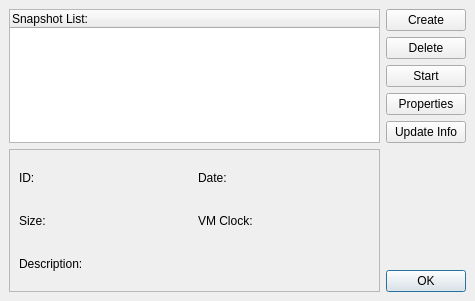
<?xml version="1.0" encoding="UTF-8"?>
<ui version="4.0">
 <author>Andrey Rijov</author>
 <class>Snapshots_Window</class>
 <widget class="QDialog" name="Snapshots_Window">
  <property name="geometry">
   <rect>
    <x>0</x>
    <y>0</y>
    <width>475</width>
    <height>301</height>
   </rect>
  </property>
  <property name="windowTitle">
   <string>Manage VM Snapshots</string>
  </property>
  <property name="windowIcon">
   <iconset resource="images.qrc">
    <normaloff>:/clock.png</normaloff>:/clock.png</iconset>
  </property>
  <layout class="QGridLayout">
   <property name="margin">
    <number>9</number>
   </property>
   <property name="spacing">
    <number>6</number>
   </property>
   <item row="5" column="0" rowspan="2">
    <widget class="QFrame" name="Info_Frame">
     <property name="sizePolicy">
      <sizepolicy hsizetype="Expanding" vsizetype="Expanding">
       <horstretch>0</horstretch>
       <verstretch>0</verstretch>
      </sizepolicy>
     </property>
     <property name="frameShape">
      <enum>QFrame::StyledPanel</enum>
     </property>
     <property name="frameShadow">
      <enum>QFrame::Sunken</enum>
     </property>
     <layout class="QGridLayout">
      <property name="margin">
       <number>9</number>
      </property>
      <property name="spacing">
       <number>6</number>
      </property>
      <item row="2" column="0" colspan="2">
       <widget class="QLabel" name="Label_Description">
        <property name="text">
         <string>Description:</string>
        </property>
       </widget>
      </item>
      <item row="1" column="0">
       <widget class="QLabel" name="Label_Size">
        <property name="sizePolicy">
         <sizepolicy hsizetype="Minimum" vsizetype="Preferred">
          <horstretch>0</horstretch>
          <verstretch>0</verstretch>
         </sizepolicy>
        </property>
        <property name="text">
         <string>Size:</string>
        </property>
       </widget>
      </item>
      <item row="1" column="1">
       <widget class="QLabel" name="Label_VM_Clock">
        <property name="sizePolicy">
         <sizepolicy hsizetype="Minimum" vsizetype="Preferred">
          <horstretch>0</horstretch>
          <verstretch>0</verstretch>
         </sizepolicy>
        </property>
        <property name="text">
         <string>VM Clock:</string>
        </property>
       </widget>
      </item>
      <item row="0" column="0">
       <widget class="QLabel" name="Label_ID">
        <property name="sizePolicy">
         <sizepolicy hsizetype="Minimum" vsizetype="Preferred">
          <horstretch>0</horstretch>
          <verstretch>0</verstretch>
         </sizepolicy>
        </property>
        <property name="text">
         <string>ID:</string>
        </property>
       </widget>
      </item>
      <item row="0" column="1">
       <widget class="QLabel" name="Label_Date">
        <property name="sizePolicy">
         <sizepolicy hsizetype="Minimum" vsizetype="Preferred">
          <horstretch>0</horstretch>
          <verstretch>0</verstretch>
         </sizepolicy>
        </property>
        <property name="text">
         <string>Date:</string>
        </property>
       </widget>
      </item>
     </layout>
    </widget>
   </item>
   <item row="5" column="1">
    <spacer>
     <property name="orientation">
      <enum>Qt::Vertical</enum>
     </property>
     <property name="sizeHint" stdset="0">
      <size>
       <width>20</width>
       <height>40</height>
      </size>
     </property>
    </spacer>
   </item>
   <item row="3" column="1">
    <widget class="QPushButton" name="Button_Properties">
     <property name="sizePolicy">
      <sizepolicy hsizetype="Preferred" vsizetype="Fixed">
       <horstretch>0</horstretch>
       <verstretch>0</verstretch>
      </sizepolicy>
     </property>
     <property name="text">
      <string>Properties</string>
     </property>
     <property name="icon">
      <iconset resource="images.qrc">
       <normaloff>:/edit.png</normaloff>:/edit.png</iconset>
     </property>
     <property name="iconSize">
      <size>
       <width>24</width>
       <height>24</height>
      </size>
     </property>
    </widget>
   </item>
   <item row="2" column="1">
    <widget class="QPushButton" name="Button_Start">
     <property name="sizePolicy">
      <sizepolicy hsizetype="Preferred" vsizetype="Fixed">
       <horstretch>0</horstretch>
       <verstretch>0</verstretch>
      </sizepolicy>
     </property>
     <property name="text">
      <string>Start</string>
     </property>
     <property name="icon">
      <iconset resource="images.qrc">
       <normaloff>:/play.png</normaloff>:/play.png</iconset>
     </property>
     <property name="iconSize">
      <size>
       <width>24</width>
       <height>24</height>
      </size>
     </property>
    </widget>
   </item>
   <item row="1" column="1">
    <widget class="QPushButton" name="Button_Delete">
     <property name="sizePolicy">
      <sizepolicy hsizetype="Preferred" vsizetype="Fixed">
       <horstretch>0</horstretch>
       <verstretch>0</verstretch>
      </sizepolicy>
     </property>
     <property name="text">
      <string>Delete</string>
     </property>
     <property name="icon">
      <iconset resource="images.qrc">
       <normaloff>:/remove.png</normaloff>:/remove.png</iconset>
     </property>
     <property name="iconSize">
      <size>
       <width>24</width>
       <height>24</height>
      </size>
     </property>
    </widget>
   </item>
   <item row="0" column="1">
    <widget class="QPushButton" name="Button_Create">
     <property name="sizePolicy">
      <sizepolicy hsizetype="Preferred" vsizetype="Fixed">
       <horstretch>0</horstretch>
       <verstretch>0</verstretch>
      </sizepolicy>
     </property>
     <property name="text">
      <string>Create</string>
     </property>
     <property name="icon">
      <iconset resource="images.qrc">
       <normaloff>:/add.png</normaloff>:/add.png</iconset>
     </property>
     <property name="iconSize">
      <size>
       <width>24</width>
       <height>24</height>
      </size>
     </property>
    </widget>
   </item>
   <item row="6" column="1">
    <widget class="QPushButton" name="Button_OK">
     <property name="sizePolicy">
      <sizepolicy hsizetype="Preferred" vsizetype="Fixed">
       <horstretch>0</horstretch>
       <verstretch>0</verstretch>
      </sizepolicy>
     </property>
     <property name="text">
      <string>OK</string>
     </property>
     <property name="icon">
      <iconset resource="images.qrc">
       <normaloff>:/ok.png</normaloff>:/ok.png</iconset>
     </property>
     <property name="iconSize">
      <size>
       <width>24</width>
       <height>24</height>
      </size>
     </property>
     <property name="default">
      <bool>true</bool>
     </property>
    </widget>
   </item>
   <item row="4" column="1">
    <widget class="QPushButton" name="Button_Update">
     <property name="sizePolicy">
      <sizepolicy hsizetype="Preferred" vsizetype="Fixed">
       <horstretch>0</horstretch>
       <verstretch>0</verstretch>
      </sizepolicy>
     </property>
     <property name="text">
      <string>Update Info</string>
     </property>
     <property name="icon">
      <iconset resource="images.qrc">
       <normaloff>:/update.png</normaloff>:/update.png</iconset>
     </property>
     <property name="iconSize">
      <size>
       <width>24</width>
       <height>24</height>
      </size>
     </property>
    </widget>
   </item>
   <item row="0" column="0" rowspan="5">
    <widget class="QTreeWidget" name="Snapshots_Tree">
     <column>
      <property name="text">
       <string>Snapshot List:</string>
      </property>
     </column>
    </widget>
   </item>
  </layout>
 </widget>
 <tabstops>
  <tabstop>Snapshots_Tree</tabstop>
  <tabstop>Button_Create</tabstop>
  <tabstop>Button_Delete</tabstop>
  <tabstop>Button_Start</tabstop>
  <tabstop>Button_Properties</tabstop>
  <tabstop>Button_Update</tabstop>
  <tabstop>Button_OK</tabstop>
 </tabstops>
 <resources>
  <include location="images.qrc"/>
  <include location="images.qrc"/>
 </resources>
 <connections>
  <connection>
   <sender>Button_OK</sender>
   <signal>clicked()</signal>
   <receiver>Snapshots_Window</receiver>
   <slot>accept()</slot>
   <hints>
    <hint type="sourcelabel">
     <x>443</x>
     <y>281</y>
    </hint>
    <hint type="destinationlabel">
     <x>498</x>
     <y>235</y>
    </hint>
   </hints>
  </connection>
 </connections>
</ui>
